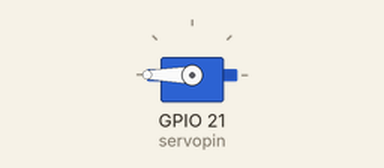
Recording of a program running on a simulated Raspberry Pi (BCM pin numbers). On the bench: servo. Servo angles are drawn from the pulse width (0.5 ms = 0°, 2.5 ms = 180°).

Above: at 2.1 s.
At 11.1 s:
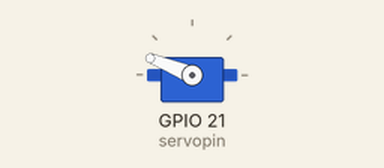
At 20.1 s:
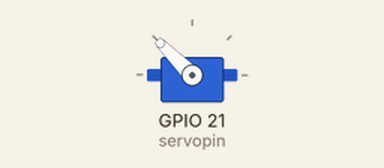
At 39.1 s:
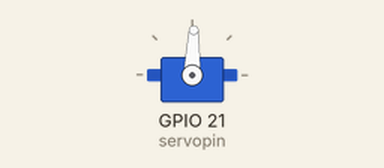
Timing chart, 0 to 40.0 s (numbered marks = the images above):
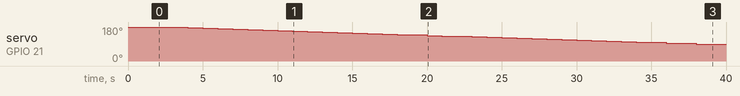

Measured:
- by itself, servo on GPIO 21 (servopin): moves from 180° to 88° over 36.0 s

The program:

duoji.py
```python
#!/usr/bin/env python

import RPi.GPIO as GPIO
import time
import atexit

atexit.register(GPIO.cleanup)

servopin = 21
GPIO.setmode(GPIO.BCM)
GPIO.setup(servopin, GPIO.OUT, initial=False)
p = GPIO.PWM(servopin, 50)
p.start(0)
time.sleep(2)

while True:
    for i in range(0, 360, 10):
        p.ChangeDutyCycle(12.5 - 5 * i / 360)
        time.sleep(1)
    for i in range(0, 360, 10):
        p.ChangeDutyCycle(7.5 - 5 * i / 360)
        time.sleep(1)
```
